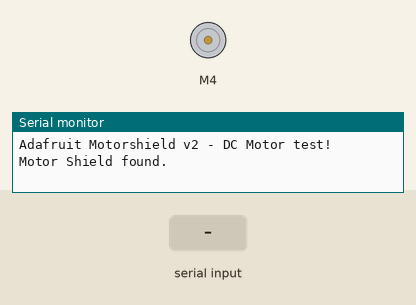
Recording of a sketch running on a simulated Arduino Uno, built with avr-gcc and run on an emulated ATmega328P. Shown: DC motor (green arrow = forward, orange = backward, longer = faster), the last lines printed to the serial monitor. The inputs (shaded band) are chosen by the test bench.

Above: at 1.2 s.
1.3 s: "0\n" received over Serial
2.8 s: "5\n" received over Serial
At 3.5 s:
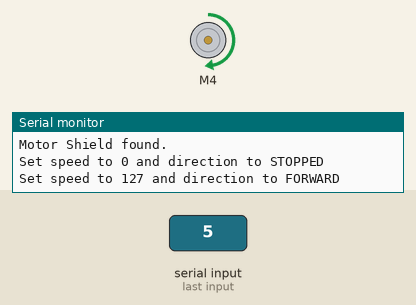
Timing chart, 0 to 5.8 s (numbered marks = the images above; inputs shaded):
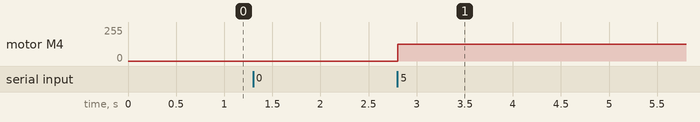

The sketch:

arduino-fidget.ino
```cpp
#include <Adafruit_MotorShield.h>

Adafruit_MotorShield AFMS = Adafruit_MotorShield();
Adafruit_DCMotor *myMotor = AFMS.getMotor(4);

int currentSpeed = 0;

void setup() {
  Serial.begin(9600);
  Serial.println("Adafruit Motorshield v2 - DC Motor test!");

  if (!AFMS.begin()) {
    Serial.println("Could not find Motor Shield. Check wiring.");
    while (1);
  }
  Serial.println("Motor Shield found.");
}

void loop() {
  if (Serial.available() > 0) {
    int input = Serial.parseInt();

    // Check if the input is valid (within range) and ignore zero unless it's deliberately sent
    if (input >= -10 && input <= 10 && !(input == 0 && Serial.read() == -1)) {
      if (input == 0) {
        myMotor->run(RELEASE);
        currentSpeed = 0;
      } else {
        int newSpeed = map(abs(input), 0, 10, 0, 255);
        int newDirection = (input > 0) ? FORWARD : BACKWARD;

        if (currentSpeed != 0 && (input < 0 && currentSpeed > 0 || input > 0 && currentSpeed < 0)) {
          // If changing direction, stop motor for 3 seconds
          myMotor->run(RELEASE);
          delay(3000);
        }

        myMotor->setSpeed(newSpeed);
        myMotor->run(newDirection);
        currentSpeed = (input > 0) ? newSpeed : -newSpeed;
      }

      Serial.print("Set speed to ");
      Serial.print(abs(currentSpeed));
      Serial.print(" and direction to ");
      Serial.println((currentSpeed > 0) ? "FORWARD" : (currentSpeed < 0) ? "BACKWARD" : "STOPPED");
    } else {
      Serial.println("Input out of range (-10 to 10) or zero timeout ignored.");
    }
  }
}
```

Measured:
- after the input at 2.8 s, motor M4: stopped → forward 127/255 at once
